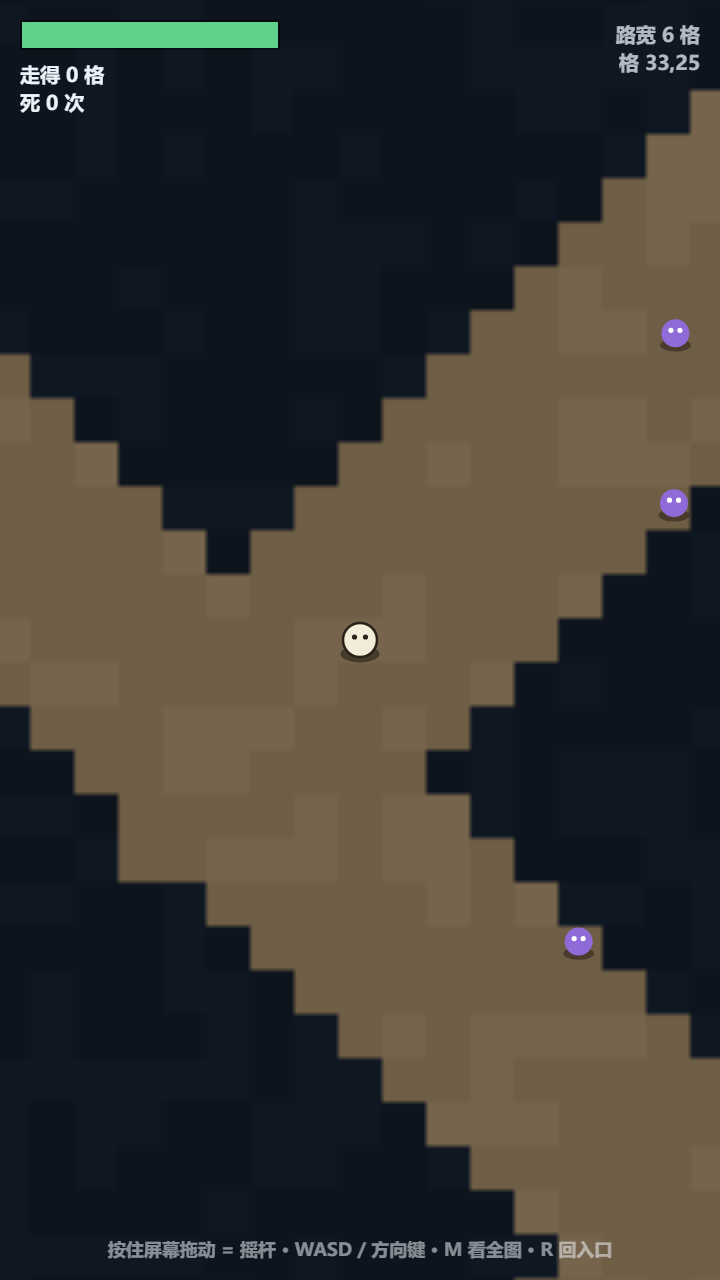
#> input picture tmp/roadtest-junction.png, 720 x 1280 px
$ python trace-map.py ../tmp/roadtest-junction.png ../tmp/cmp-2d.png 5
#> lines starting #> are read from the running program, lines starting #| are printed output that depends on the picture
# 把手绘「路网草图」转成线段数据（像素 → 网格）
# 用法: python tools/trace-map.py <图.png> docs/maps/<名>.segments.json [网格宽=48] [路宽格=6]
#
# 思路：墨迹像素 → 找出几个主方向（θ 峰）→ 每个方向上看 ρ 峰 = 一根线 →
#       沿线方向的墨迹按「空隙」切成段（同一根线上断开的两笔会被切成两条）→ 缩放到网格。
# 只认「黑线在白底上」这种干净草图；网格纸、彩色笔、铅笔淡线要调阈值。

import sys, json
import numpy as np
from PIL import Image

sys.stdout.reconfigure(encoding='utf-8')

img_path, out_path = sys.argv[1], sys.argv[2]
GW = int(sys.argv[3]) if len(sys.argv) > 3 else 48

im = Image.open(img_path).convert('L')
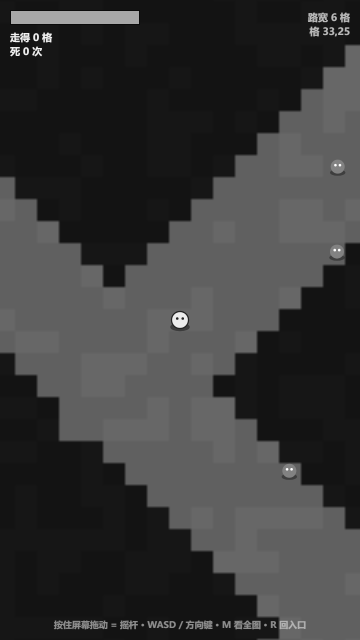
#> im: PIL image 720x1280 L (shown at 1/2 size); min 10, max 255, mean 56.3
W, H = im.size
a = np.asarray(im, dtype=np.uint8)
ys, xs = np.nonzero(a < 160)
print(f'图 {W}x{H}，墨迹像素 {len(xs)}')
#| 图 720x1280，墨迹像素 911220
if len(xs) < 200:
    print('墨迹太少，阈值可能不对'); sys.exit(1)

thetas = np.deg2rad(np.arange(0, 180, 1.0))
diag = int(np.hypot(W, H)) + 2
rho_off = diag
acc = np.zeros((len(thetas), 2 * diag + 1), dtype=np.int32)
for i, th in enumerate(thetas):
    r = np.rint(xs * np.cos(th) + ys * np.sin(th)).astype(np.int32) + rho_off
    acc[i] = np.bincount(r, minlength=2 * diag + 1)[: 2 * diag + 1]
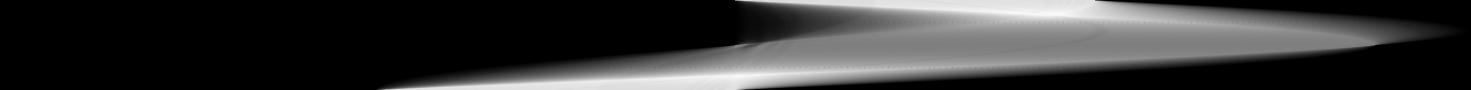
#> acc: shape (180, 2941) int32 (shown at 1/2 size); min 0, max 1446, mean 309.8; drawn with min black and max white

# ---- 主方向：θ 上取局部极大 ----
score = acc.max(axis=1)
#> score = 180 values, max 1446 at index 28, min 720 at index 90, mean 1056.9
theta_pick = []
for t in range(len(thetas)):
    v = score[t]
    lo, hi = max(0, t - 3), min(len(score), t + 4)
    if v >= 60 and v == score[lo:hi].max():
        if not theta_pick or t - theta_pick[-1] >= 4:
            theta_pick.append(t)
#> this loop made 180 passes
#> (v, lo) on passes 1 to 3: (1280, 0), (1281, 0), (1284, 0)
#> after the loop, theta_pick = [28, 45, 94, 135, 152]
print('主方向(°)：', [int(np.rad2deg(thetas[t])) for t in theta_pick])
#| 主方向(°)： [28, 45, 94, 135, 152]

segs = []
for t in theta_pick:
    th = thetas[t]
    c, s = np.cos(th), np.sin(th)
    rho_i = np.rint(xs * c + ys * s).astype(np.int32) + rho_off
    hist = np.bincount(rho_i, minlength=2 * diag + 1)
    # ρ 上取峰，间隔至少 6px
    order = np.argsort(hist)[::-1]
    picked = []
    for ri in order:
        if hist[ri] < 50:
            break
        if all(abs(ri - p) >= 6 for p in picked):
            picked.append(ri)
    for ri in picked:
        rho = ri - rho_off
        m = np.abs(xs * c + ys * s - rho) < 2.5
        if m.sum() < 30:
            continue
        tt = np.sort(-xs[m] * s + ys[m] * c)
        # 按空隙切段
        cut = np.nonzero(np.diff(tt) > 14)[0]
        bounds = [0] + list(cut + 1) + [len(tt)]
        for k in range(len(bounds) - 1):
            t0, t1 = tt[bounds[k]], tt[bounds[k + 1] - 1]
            if t1 - t0 < 45:
                continue
            # 反解端点：沿方向 d=(-s,c)，以 (rho*c, rho*s) 为基点
            bx, by = rho * c, rho * s
            segs.append((bx - s * t0, by + c * t0, bx - s * t1, by + c * t1))
#> this loop made 5 passes
#> (t, th, c, s) on passes 1 to 5: (28, 0.489, 0.883, 0.469), (45, 0.785, 0.707, 0.707), (94, 1.64, -0.0698, 0.998), (135, 2.36, -0.707, 0.707), (152, 2.65, -0.883, 0.469)
#> after the loop, segs = 960 items, first 6: (680.1, -1.02, -0.401, 1278.8), (718.3, -0.394, 37.55, 1279.8), (721.1, 7.1, 44.17, 1280.2), (673.2, -0.934, -1.97, 1269), (693.5, -0.774, 12.62, 1279.9), (721, 22.08, 52.12, 1280.1)

# ---- 去重：重叠且共线 ----
def dist_to_seg(px, py, s):
    x0, y0, x1, y1 = s
    dx, dy = x1 - x0, y1 - y0
    L2 = dx * dx + dy * dy or 1e-9
    k = max(0.0, min(1.0, ((px - x0) * dx + (py - y0) * dy) / L2))
    return np.hypot(px - (x0 + k * dx), py - (y0 + k * dy))

uniq = []
for s in sorted(segs, key=lambda s: -np.hypot(s[2] - s[0], s[3] - s[1])):
    dup = False
    for u in uniq:
        if dist_to_seg(s[0], s[1], u) < 4 and dist_to_seg(s[2], s[3], u) < 4:
            dup = True; break
    if not dup:
        uniq.append(s)
#> this loop made 960 passes
#> s on passes 1, 13, 14: (685.1, 1280, 3.97, -1.05), (658, 1280.1, -1.91, 39.01), (656.3, -0.929, -1.95, 1237)

sc = GW / W
GH = int(round(H * sc))
grid = [dict(x1=round(s[0] * sc, 2), y1=round(s[1] * sc, 2),
             x2=round(s[2] * sc, 2), y2=round(s[3] * sc, 2)) for s in uniq]
grid = [g for g in grid if np.hypot(g['x2'] - g['x1'], g['y2'] - g['y1']) >= 2]

json.dump(dict(source=img_path, image=dict(w=W, h=H), grid=dict(w=GW, h=GH),
               segments=grid), open(out_path, 'w', encoding='utf-8'),
          ensure_ascii=False, indent=1)
print(f'\n线段 {len(grid)} 条 → {out_path}   (网格 {GW}x{GH})')
#> (printed output is left out)
for i, g in enumerate(grid, 1):
    ln = np.hypot(g['x2'] - g['x1'], g['y2'] - g['y1'])
    print(f"  L{i:<2} ({g['x1']:5.1f},{g['y1']:5.1f}) → ({g['x2']:5.1f},{g['y2']:5.1f})  长 {ln:.1f} 格")
#> this loop made 822 passes
#> g on passes 1 to 3: {'x1': 4.76, 'y1': 8.89, 'x2': 0.03, 'y2': -0.01}, {'x1': 4.82, 'y1': -0.01, 'x2': 0.09, 'y2': 8.89}, {'x1': 4.99, 'y1': 0, 'x2': 0.26, 'y2': 8.89}
#> (printed output is left out)

$ run again, on tmp/cmp-3d.png
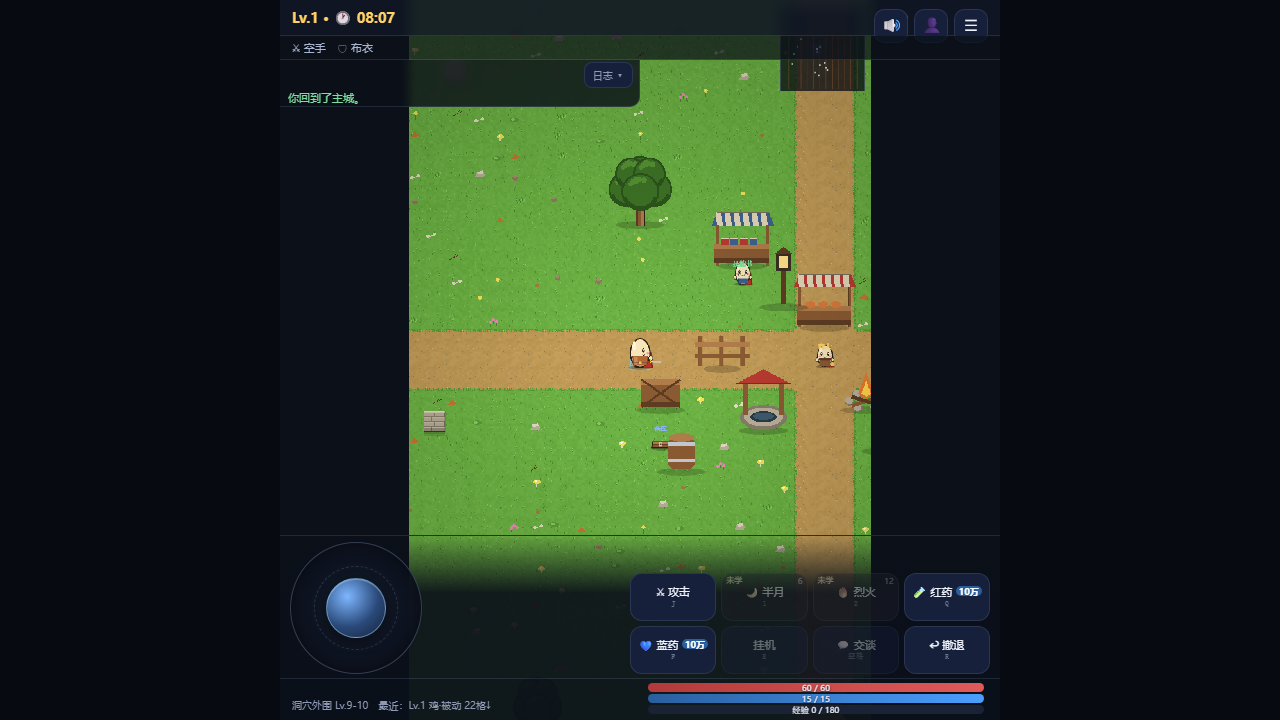
#> input picture tmp/cmp-3d.png, 1280 x 720 px
#> `im = Image.open(img_path).convert('L')`:
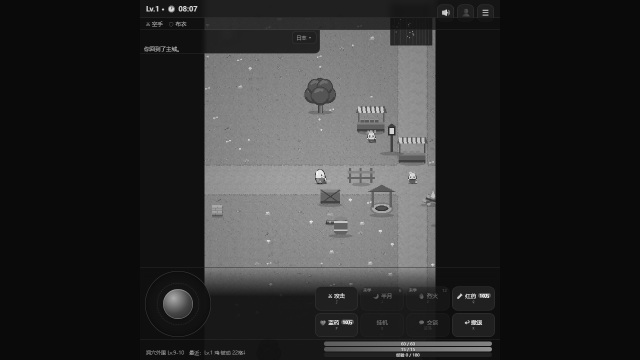
#> im: PIL image 1280x720 L (shown at 1/2 size); min 10, max 255, mean 45.3
#| 图 1280x720，墨迹像素 912684
#> after the loop `for i, th in enumerate(thetas):`:
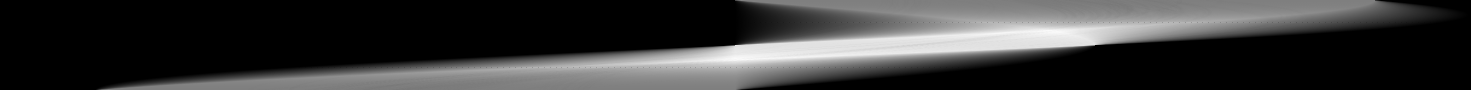
#> acc: shape (180, 2941) int32 (shown at 1/2 size); min 0, max 1440, mean 310.3; drawn with min black and max white
#> score = 180 values, max 1440 at index 45, min 720 at index 0, mean 1056
#> the loop `for t in range(len(thetas)):` made 180 passes
#> (v, lo) on passes 1 to 3: (720, 0), (721, 0), (723, 0)
#> after the loop `for t in range(len(thetas)):`: theta_pick = [45, 61, 119, 135]
#| 主方向(°)： [45, 61, 119, 135]
#> the loop `for t in theta_pick:` made 4 passes
#> (t, th, c, s) on passes 1 to 4: (45, 0.785, 0.707, 0.707), (61, 1.06, 0.485, 0.875), (119, 2.08, -0.485, 0.875), (135, 2.36, -0.707, 0.707)
#> after the loop `for t in theta_pick:`: segs = 750 items, first 6: (826.2, -1.76, 103.7, 720.7), (1231.7, -1.32, 509.7, 720.7), (1214.7, -1.3, 492.7, 720.7), (727.2, -1.75, 4.75, 720.7), (760.7, -1.28, 38.72, 720.7), (1205.2, -1.75, 482.7, 720.7)
#> the loop `for s in sorted(segs, key=lambda s: -np.hypot(s[2] - s[0], s[3] - s[1]..` made 750 passes
#> s on passes 1, 13, 14: (1280, 715.2, -1.15, 5.08), (1245, -1.81, -1.15, 688.9), (1234.8, 721.1, -1.1, 35.98)
#> (printed output is left out)
#> the loop `for i, g in enumerate(grid, 1):` made 492 passes
#> g on passes 1 to 3: {'x1': 5, 'y1': 2.79, 'x2': 0, 'y2': 0.02}, {'x1': 5, 'y1': 0.01, 'x2': 0, 'y2': 2.78}, {'x1': 5, 'y1': 0.04, 'x2': 0, 'y2': 2.81}
#> (printed output is left out)

$ run again, on tmp/roadtest-map.png
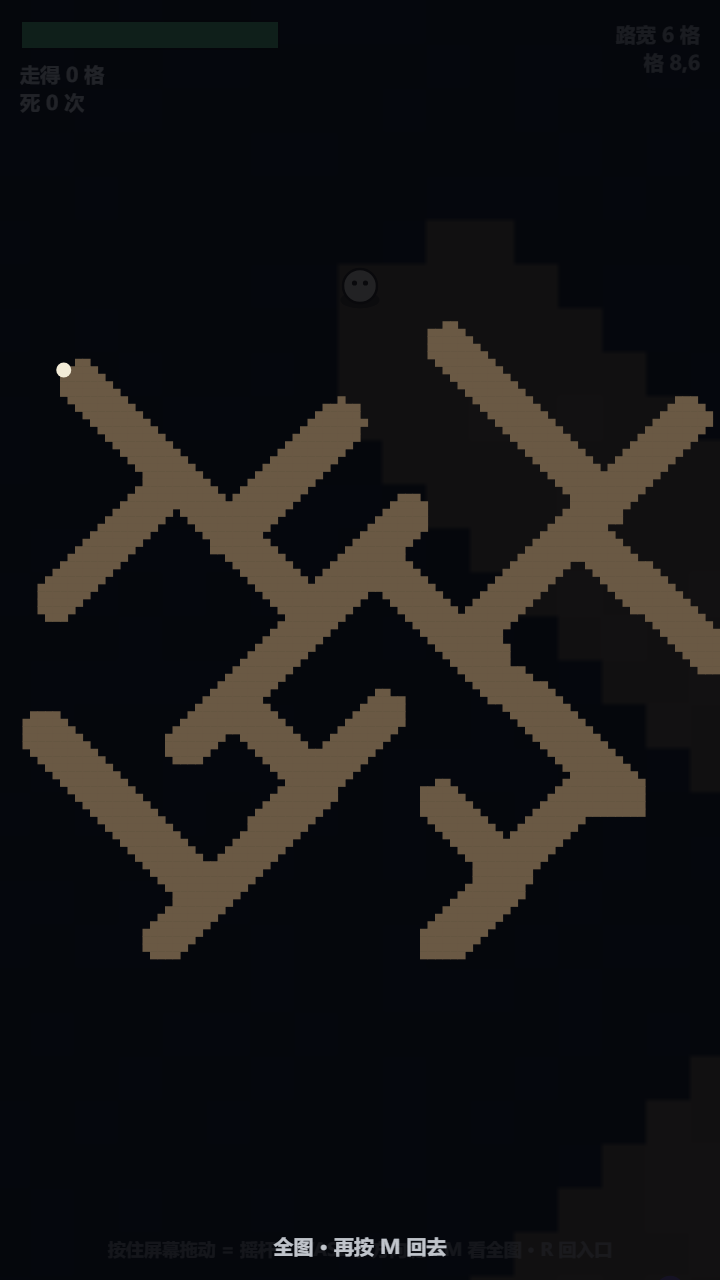
#> input picture tmp/roadtest-map.png, 720 x 1280 px
#> `im = Image.open(img_path).convert('L')`:
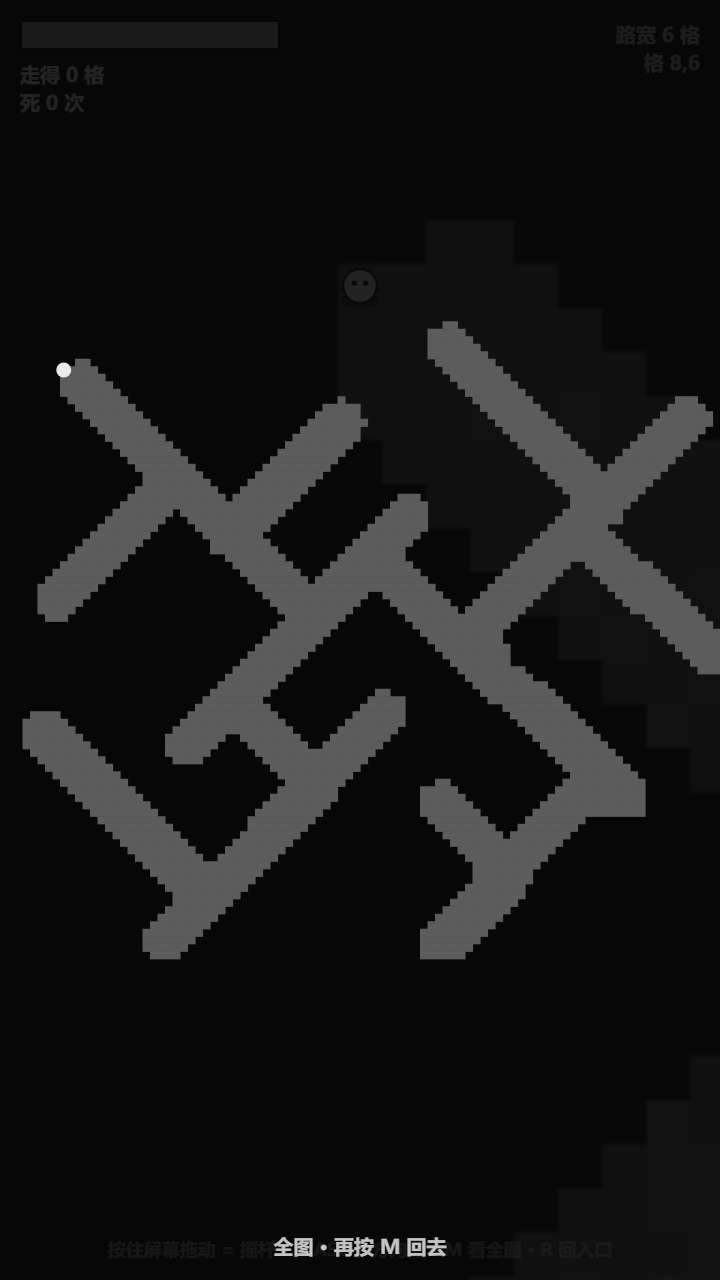
#> im: PIL image 720x1280 L; min 6, max 236, mean 21.3
#| 图 720x1280，墨迹像素 920026
#> score = 180 values, max 1466 at index 29, min 720 at index 90, mean 1058.8
#> the loop `for t in range(len(thetas)):` made 180 passes
#> (v, lo) on passes 1 to 3: (1280, 0), (1281, 0), (1285, 0)
#> after the loop `for t in range(len(thetas)):`: theta_pick = [29, 45, 94, 135, 151]
#| 主方向(°)： [29, 45, 94, 135, 151]
#> the loop `for t in theta_pick:` made 5 passes
#> (t, th, c, s) on passes 1 to 5: (29, 0.506, 0.875, 0.485), (45, 0.785, 0.707, 0.707), (94, 1.64, -0.0698, 0.998), (135, 2.36, -0.707, 0.707), (151, 2.64, -0.875, 0.485)
#> after the loop `for t in theta_pick:`: segs = 956 items, first 6: (712.9, -1.14, 2.8, 1280), (720, 0.557, 10.8, 1280), (706, -1.08, -1.84, 1276), (721, 11.12, 17.69, 1279.9), (698, -1.08, -2.02, 1261.9), (721.2, 23.2, 24.59, 1279.9)
#> the loop `for s in sorted(segs, key=lambda s: -np.hypot(s[2] - s[0], s[3] - s[1]..` made 956 passes
#> s on passes 1, 13, 14: (714.1, 1280, 3.97, -1.09), (693.4, 1279.9, -2.07, 25.15), (691.2, -1.02, -2.18, 1249.8)
#> (printed output is left out)
#> the loop `for i, g in enumerate(grid, 1):` made 816 passes
#> g on passes 1 to 3: {'x1': 4.96, 'y1': 8.89, 'x2': 0.03, 'y2': -0.01}, {'x1': 4.95, 'y1': -0.01, 'x2': 0.02, 'y2': 8.89}, {'x1': 5, 'y1': 0, 'x2': 0.07, 'y2': 8.89}
#> (printed output is left out)
